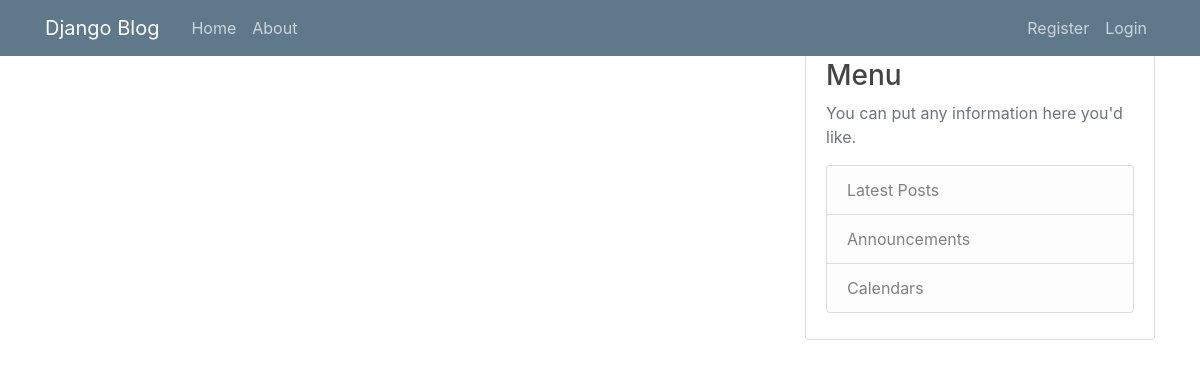
Page /blog/ on the earlier database version.
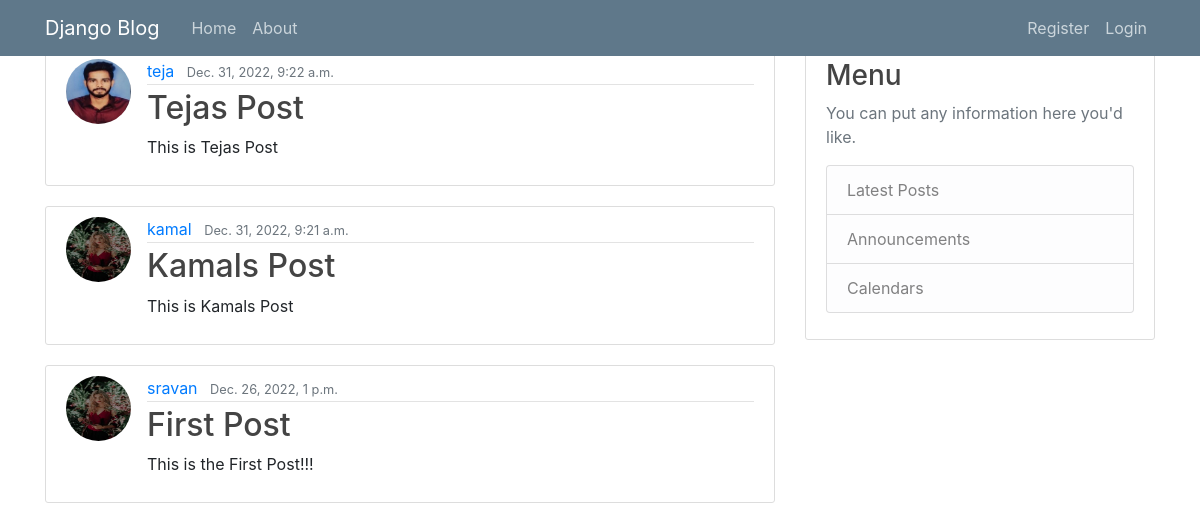
Same page on the later database version.
### blog/models.py (models this page shows, shortened)
class Post(models.Model):
    title=models.CharField(max_length=100)
    content=models.TextField()
    date_posted=models.DateTimeField(default=timezone.now)
    author=models.ForeignKey(User,on_delete=models.CASCADE)

class Profile(models.Model):
    user=models.OneToOneField(User,on_delete=models.CASCADE)
    image=models.ImageField(default='default.jpeg',upload_to='profile_pics')

### blog/views.py (the view)
# urls.py: urlpatterns=[path('',PostListView.as_view(),name='blog_home'),
class PostListView(ListView):
    model=Post
    template_name='blog/home.html'  # we should name html template as <app>/<model>_<viewtype>.html to skip this line
    context_object_name='posts'    #in class based views as we given model=Post, the default name given to Post objects is objectlist. As in home.html we used 'posts' as list of post objects so we set name 'posts' to objectlists. Or if we use objectlist in template then we can skip this line
    ordering=['-date_posted']   #to get the latest post first

### templates/blog/home.html
{% extends "blog/base.html" %}
{% block content %}
    {% for post in posts %}
        <article class="media content-section">
            <img class="rounded-circle article-img" src="{{ post.author.profile.image.url }}">
          <div class="media-body">
            <div class="article-metadata">
              <a class="mr-2" href="#">{{ post.author }}</a>
              <small class="text-muted">{{ post.date_posted }}</small>
            </div>
            <h2><a class="article-title" href="{% url 'post_detail' post.id %}">{{ post.title }}</a></h2>
            <p class="article-content">{{ post.content }}</p>
          </div>
        </article>
    {% endfor %}
{% endblock content %}

### templates/blog/base.html (shortened to what this page needs)
{% load static %}
<!DOCTYPE html>
<html>
<head>
 <link rel="stylesheet" href="https://cdn.jsdelivr.net/npm/bootstrap@4.0.0/dist/css/bootstrap.min.css">
<link rel="stylesheet" href="{% static "blog\cssfiles\main.css" %}" >
</head>
<body>
    <header class="site-header">
        <nav class="navbar navbar-expand-md navbar-dark bg-steel fixed-top">
          <div class="container">
            <a class="navbar-brand mr-4" href="/">Django Blog</a>
            <div class="collapse navbar-collapse" id="navbarToggle">
              <div class="navbar-nav mr-auto">
                <a class="nav-item nav-link" href={% url 'blog_home' %}>Home</a>
                <a class="nav-item nav-link" href={% url 'blog_about' %}>About</a>
              </div>
              <div class="navbar-nav">
                {% if user.is_authenticated %}
                <a class="nav-item nav-link" href={% url 'post_create' %}>New         Post</a>
                <a class="nav-item nav-link" href={% url 'signout' %}>LogOut</a>
                <a class="nav-item nav-link" href={% url 'profile' %}>Profile</a>
             {% else %}
                <a class="nav-item nav-link" href={% url 'signup' %}>Register</a>
                <a class="nav-item nav-link" href={% url 'signin' %}>Login</a>
            {% endif %}
              </div>
            </div>
          </div>
        </nav>
      </header>
    <br>
      <br>
     <main role="main" class="container">
        <div class="row">
          <div class="col-md-8">
        {% block content %}{% endblock %}
          </div>
          <div class="col-md-4">
            <div class="content-section">
              <h3>Menu </h3>
              <p class='text-muted'>You can put any information here you'd like.
                <ul class="list-group">
                  <li class="list-group-item list-group-item-light">Latest Posts</li>
                  <li class="list-group-item list-group-item-light">Announcements</li>
                  <li class="list-group-item list-group-item-light">Calendars</li>
                </ul>
              </p>
            </div>
          </div>
        </div>
      </main>
</body>
</html>

### staticfiles/blog/cssfiles/main.css (style rules this page uses)
h1, h2, h3, h4, h5, h6 { color: #444444; }
ul { margin: 0; }
.bg-steel { background-color: #5f788a; }
.site-header .navbar-nav .nav-link { color: #cbd5db; }
.content-section { background: #ffffff; padding: 10px 20px; border: 1px solid #dddddd; border-radius: 3px; margin-bottom: 20px; }
.article-title { color: #444444; }
.article-content { white-space: pre-line; }
.article-img { height: 65px; width: 65px; margin-right: 16px; }
.article-metadata { padding-bottom: 1px; margin-bottom: 4px; border-bottom: 1px solid #e3e3e3 }

Differences in the rows shown:
added Post: author.profile.image (picture), author "teja", date_posted "Dec. 31, 2022, 9:22 a.m.", title "Tejas Post", content "This is Tejas Post"
added Post: author.profile.image (placeholder picture), author "kamal", date_posted "Dec. 31, 2022, 9:21 a.m.", title "Kamals Post", content "This is Kamals Post"
added Post: author.profile.image (placeholder picture), author "sravan", date_posted "Dec. 26, 2022, 1 p.m.", title "First Post", content "This is the First Post!!!"
